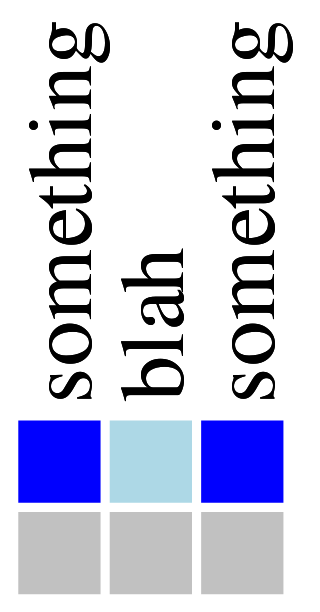

The specification (Vega-Lite) saved for this image:
### Vega specification from a JSON file in a GitHub repository (floating-point values rounded to 4 significant figures)
{"$schema": "https://vega.github.io/schema/vega/v5.json", "width": 770, "height": 770, "padding": 2, "signals": [{"name": "cellSize", "value": 10}, {"name": "count", "update": "length(data('rowset'))"}, {"name": "width", "update": "span(range('position'))"}, {"name": "height", "update": "width"}], "data": [{"name": "rowset", "values": [{"row": 1, "col": 1, "val": true, "col-name": "something"}, {"row": 1, "col": 2, "val": false, "col-name": "blah"}, {"row": 1, "col": 3, "val": true, "col-name": "something"}, {"row": 2, "col": 1, "val": "NA", "col-name": "something"}, {"row": 2, "col": 2, "val": "NA", "col-name": "blah"}, {"row": 2, "col": 3, "val": "NA", "col-name": "something"}]}], "scales": [{"name": "binary-color-backup", "type": "ordinal", "range": "category", "domain": {"fields": [{"data": "rowset", "field": "val"}], "sort": true}}, {"name": "binary-color", "type": "ordinal", "range": ["blue", "lightblue", "#c1c1c1"], "domain": [true, false, "NA"]}, {"name": "xpos", "type": "band", "domain": {"data": "rowset", "field": "col", "sort": true}, "range": {"step": {"signal": "cellSize"}}}, {"name": "ypos", "type": "band", "domain": {"data": "rowset", "field": "row", "sort": true}, "range": {"step": {"signal": "cellSize"}}}], "marks": [{"type": "text", "name": "columns", "from": {"data": "rowset"}, "encode": {"update": {"x": {"scale": "xpos", "field": "col", "band": 0.5}, "y": {"offset": -2}, "text": {"field": "col-name"}, "fontSize": {"value": 10}, "angle": {"value": -90}, "align": {"value": "left"}, "baseline": {"value": "middle"}, "fill": [{"value": "black"}]}}}, {"type": "rect", "from": {"data": "rowset"}, "encode": {"update": {"x": {"scale": "xpos", "field": "col"}, "y": {"scale": "ypos", "field": "row"}, "width": {"scale": "xpos", "band": 1, "offset": -1}, "height": {"scale": "ypos", "band": 1, "offset": -1}, "fill": {"scale": "binary-color", "field": "val"}}}}]}
